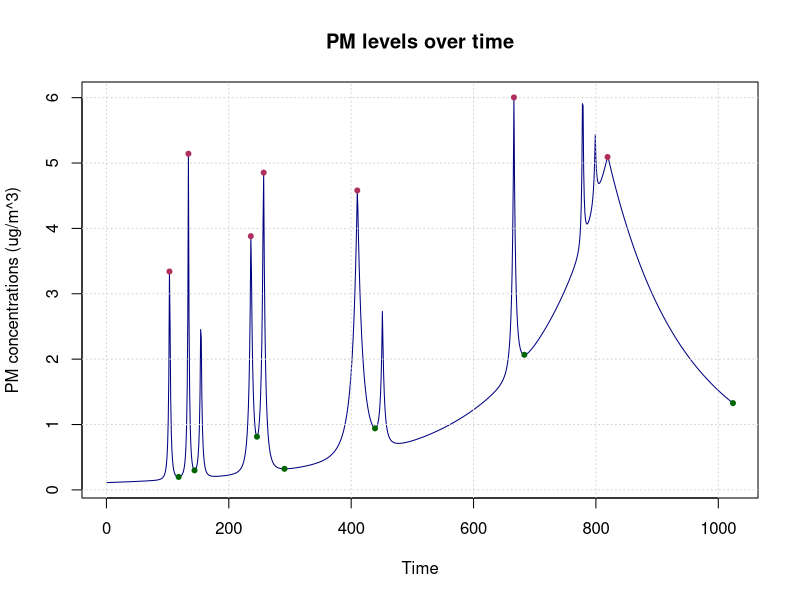

This chart was generated by the following R code:
#
# Author: Neel Dhulipala
# Project: Air Partners
#
# Create script to detect peaks
#

if (!require("pracma")) {
  install.packages("pracma")
  library("pracma")
}

x <- seq(0, 1, len = 1024)
pos <- c(0.1, 0.13, 0.15, 0.23, 0.25, 0.40, 0.44, 0.65, 0.76, 0.78, 0.8)
hgt <- c(4, 5, 3, 4, 5, 4.2, 2.1, 4.3, 3.1, 1.1, 5.1)
wdt <- c(0.005, 0.005, 0.006, 0.01, 0.01, 0.03, 0.01, 0.01, 0.005, 0.008, 0.5)

p_signal <- numeric(length(x))
for (i in seq(along = pos)) {
  p_signal <- p_signal + hgt[i] / (1 + abs((x - pos[i]) / wdt[i]))^4
}

get_peaks <- function(col) {
  # Find peaks of any given data column in accordance with how peaks are defined
  # for getting exponential decay functions.
  #
  findpeaks(col,
            ndowns = 10,
            minpeakheight = 3,
            threshold = 0,
            sortstr = TRUE)
}

get_first_valleys <- function(y, peaks, min_threshold) {
  # Find the first local minimum after the index of peak_row in y
  # that occurs below the min_threshold.

  valley_mat <- matrix(nrow = nrow(peaks), ncol = 2)
  for (row in 1:nrow(peaks)) {
    idx <- peaks[row, 2]
    n <- TRUE
    # create while loop to check for local minima
    while (n) {
      # if we're at the end of y, break out of loop
      print(idx)
      if (idx == length(y)) {
        n <- FALSE
      } else {
        # otherwise, get slope (approximately)
        slope <- y[idx + 1] - y[idx] # difference between idx and (idx+1) is 1
        if (y[idx] <= min_threshold && slope >= 0) {
          n <- FALSE
        } else {
          idx <- idx + 1
        }
      }
    }
    # set values of matrix so that column 1 is height of valley and 2 is index
    valley_mat[row, 1] <- y[idx]
    valley_mat[row, 2] <- idx
  }
  valley_mat
}

peaks <- get_peaks(p_signal)
print(peaks)
valleys <- get_first_valleys(p_signal, peaks, 3)
print(valleys)

plot(p_signal, type = "l",
  main = "PM levels over time",
  xlab = "Time",
  ylab = "PM concentrations (ug/m^3)",
  col = "navy")
  grid()
points(peaks[, 2], peaks[, 1], pch = 20, col = "maroon")
points(valleys[, 2], valleys[, 1], pch = 20, col = "darkgreen")
